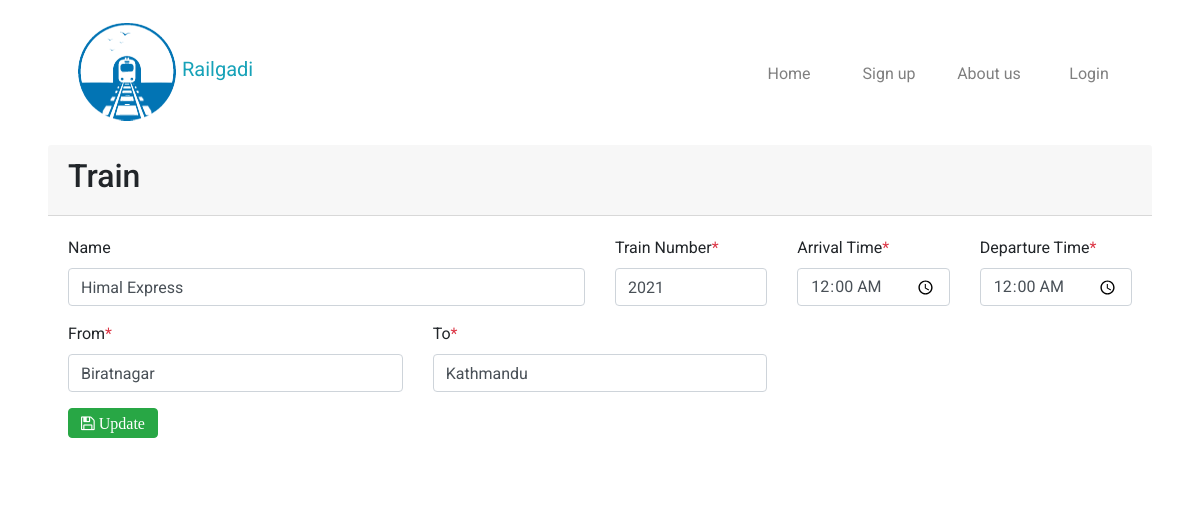
/Train/edit.php?id=3, run on the app's committed database.
### tables this page shows
CREATE TABLE `train` (
  `id` int(11) NOT NULL,
  `name` varchar(255) NOT NULL,
  `tnumber` int(11) NOT NULL,
  `arrival_time` time(2) NOT NULL,
  `departure_time` time(2) NOT NULL,
  `date` date NOT NULL,
  `time` time(2) NOT NULL,
  `_from` varchar(255) NOT NULL,
  `_to` varchar(255) NOT NULL,
  `ac2price` int(11) NOT NULL,
  `ac3price` int(11) NOT NULL,
  `sprice` int(11) NOT NULL
);

### Train/edit.php (the view, shortened to what this page needs)
<?php
        require '../database/dbcon.php';
    $id =  $_GET['id'];
    $sql = 'SELECT * FROM train WHERE id=:id';
    $statement = $pdo->prepare($sql);
    $statement->execute([':id' => $id]);
    $information = $statement->fetch(PDO::FETCH_OBJ);
?>
<?php include('../inc/header.php'); ?>
<?php include('../inc/nav.php'); ?>
<div class="container">
    <div class="card">
        <div class="card-header">
            <h2>Train</h2>
        </div>
        <div class="card-body">
            <form method='post'>
                    <div class="row">
                    <div class="form-group col-md-6">
                        <label for="name">Name</label>
                        <input value="<?= $information->name; ?>" type="text" name="name" id="train_name" class="form-control">
                    </div>
                    <div class="form-group col-md-2">
                        <label for="tnumber">Train Number</label><span class="text-danger">*</span>
                        <input value="<?= $information->tnumber; ?>" type="text" name="tnumber" id="tnumber" class="form-control" required>
                    </div>
                    <div class="form-group col-md-2">
                        <label for="arrival_time">Arrival Time</label><span class="text-danger">*</span>
                        <input value="<?= $information->arrival_time; ?>" type="time" name="arrival_time" id="arrival_time" class="form-control" required>
                    </div>
                    <div class="form-group col-md-2">
                        <label for="departure_time">Departure Time</label><span class="text-danger">*</span>
                        <input value="<?= $information->departure_time; ?>" type="time" name="departure_time" id="departure_time" class="form-control" required>
                    </div>
                    <div class="form-group col-md-4">
                        <label for="from">From</label><span class="text-danger">*</span>
                        <input value="<?= $information->_from; ?>" type="text" name="_from" id="from" class="form-control" required>
                    </div>
                    <div class="form-group col-md-4">
                        <label for="to">To</label><span class="text-danger">*</span>
                        <input value="<?= $information->_to; ?>" type="text" name="_to" id="to" class="form-control" required>
                    </div>
                </div>
                <div class="form-group">
                    <button type="submit" class="fa fa-save btn btn-success"> Update</button>
                </div>
            </form>
        </div>
    </div>
</div>

### CSS/style.css (style rules this page uses)
.card { border:solid 3px white; border-radius: 10px; }

### data on the page
train: name "Himal Express", tnumber "2021", arrival_time "00:00:00.00", departure_time "00:00:00.00", _from "Biratnagar", _to "Kathmandu"
